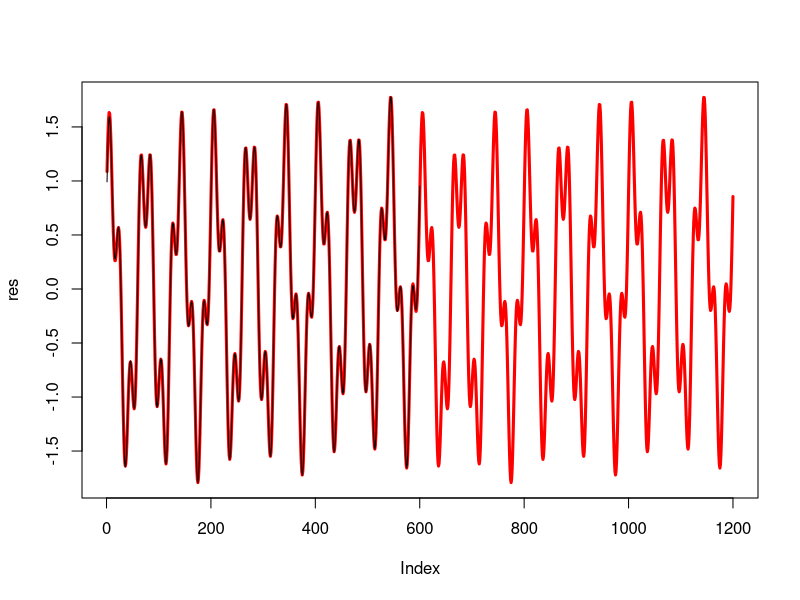
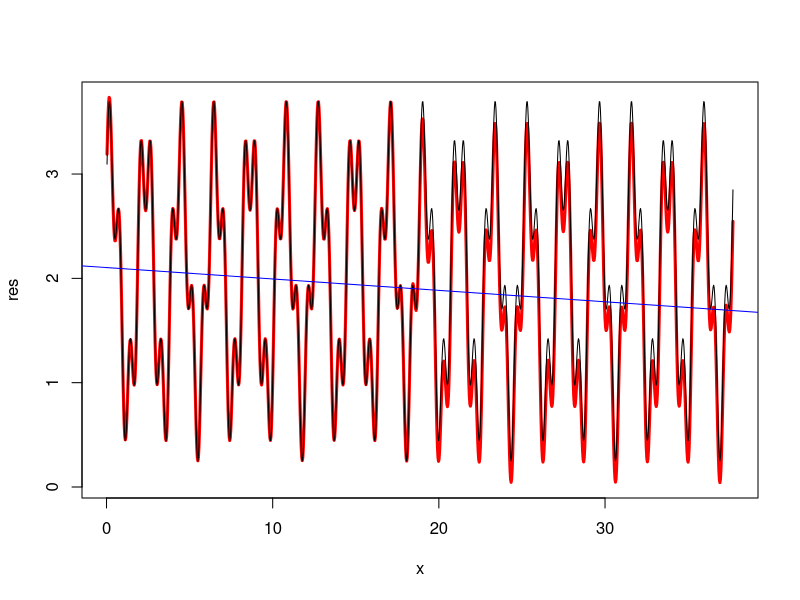

These charts were generated, in order, by the following R code:
library('purrr')

period <- 2 * pi
f0 <- pi / 100
x <- seq(0, 3*period, pi/100)
x <- x[-1]
y <- 1.2 * sin(3 * x + pi/4) + 0.55 * sin(10 * x) + 2 

trend <- lm(y~x)
fourier <- fft(trend$residuals)
duration <- 3
sample_freq <- y

L <- length(fourier)

a0 <- Mod(fourier[1]) / L
fourier <- fourier[seq(2, L/2)] * 2 / L
ampli <- unname(Mod(fourier))
phase <- unname(Arg(fourier) + pi/2)
freq  <- seq_along(fourier) * (period/f0) / L

imp <- order(-ampli)
imp <- imp[seq(20)]
ampli <- ampli[imp]
phase <- phase[imp]
freq <- freq[imp]


res <- sapply(seq(L*2) - 1, function(t){
   a0 + sum(ampli * sin(freq * f0 * t + phase))
})
plot(res,,'l',col='red',lwd=3)
lines(trend$residuals,,'l')

#try predicting the future
x <- seq(0, 6*period, pi/100)
x <- x[-1]
y <- 1.2 * sin(3 * x + pi/4) + 0.55 * sin(10 * x) + 2 
res <- res + predict(trend, newdata = list(x))
plot(x,res,'l',col='red',lwd=3)
lines(x,y)
abline(trend,,col='blue')
